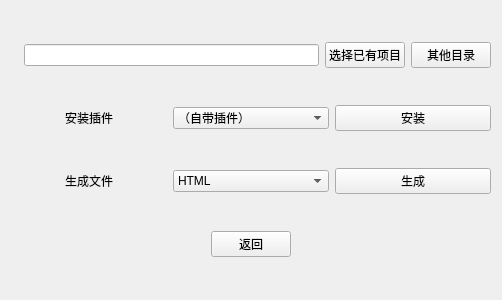
<?xml version="1.0" encoding="UTF-8"?>
<ui version="4.0">
 <class>Form</class>
 <widget class="QWidget" name="Form">
  <property name="geometry">
   <rect>
    <x>0</x>
    <y>0</y>
    <width>502</width>
    <height>300</height>
   </rect>
  </property>
  <property name="windowTitle">
   <string>Form</string>
  </property>
  <layout class="QVBoxLayout" name="verticalLayout">
   <item>
    <layout class="QHBoxLayout" name="horizontalLayout">
     <item>
      <widget class="QLabel" name="label">
       <property name="text">
        <string/>
       </property>
      </widget>
     </item>
     <item>
      <widget class="QLineEdit" name="lineEdit"/>
     </item>
     <item>
      <widget class="QPushButton" name="pushButton">
       <property name="text">
        <string>选择已有项目</string>
       </property>
      </widget>
     </item>
     <item>
      <widget class="QPushButton" name="pushButton_2">
       <property name="text">
        <string>其他目录</string>
       </property>
      </widget>
     </item>
    </layout>
   </item>
   <item>
    <layout class="QHBoxLayout" name="horizontalLayout_2">
     <item alignment="Qt::AlignHCenter">
      <widget class="QLabel" name="label_2">
       <property name="text">
        <string>安装插件</string>
       </property>
      </widget>
     </item>
     <item>
      <widget class="QComboBox" name="comboBox">
       <item>
        <property name="text">
         <string>（自带插件）</string>
        </property>
       </item>
      </widget>
     </item>
     <item>
      <widget class="QPushButton" name="pushButton_3">
       <property name="text">
        <string>安装</string>
       </property>
      </widget>
     </item>
    </layout>
   </item>
   <item>
    <layout class="QHBoxLayout" name="horizontalLayout_3">
     <item alignment="Qt::AlignHCenter">
      <widget class="QLabel" name="label_3">
       <property name="text">
        <string>生成文件</string>
       </property>
      </widget>
     </item>
     <item>
      <widget class="QComboBox" name="comboBox_2">
       <item>
        <property name="text">
         <string>HTML</string>
        </property>
       </item>
       <item>
        <property name="text">
         <string>latex</string>
        </property>
       </item>
      </widget>
     </item>
     <item>
      <widget class="QPushButton" name="pushButton_4">
       <property name="text">
        <string>生成</string>
       </property>
      </widget>
     </item>
    </layout>
   </item>
   <item>
    <layout class="QVBoxLayout" name="verticalLayout_2">
     <item alignment="Qt::AlignHCenter">
      <widget class="QPushButton" name="pushButton_5">
       <property name="text">
        <string>返回</string>
       </property>
      </widget>
     </item>
    </layout>
   </item>
  </layout>
 </widget>
 <resources/>
 <connections/>
</ui>
